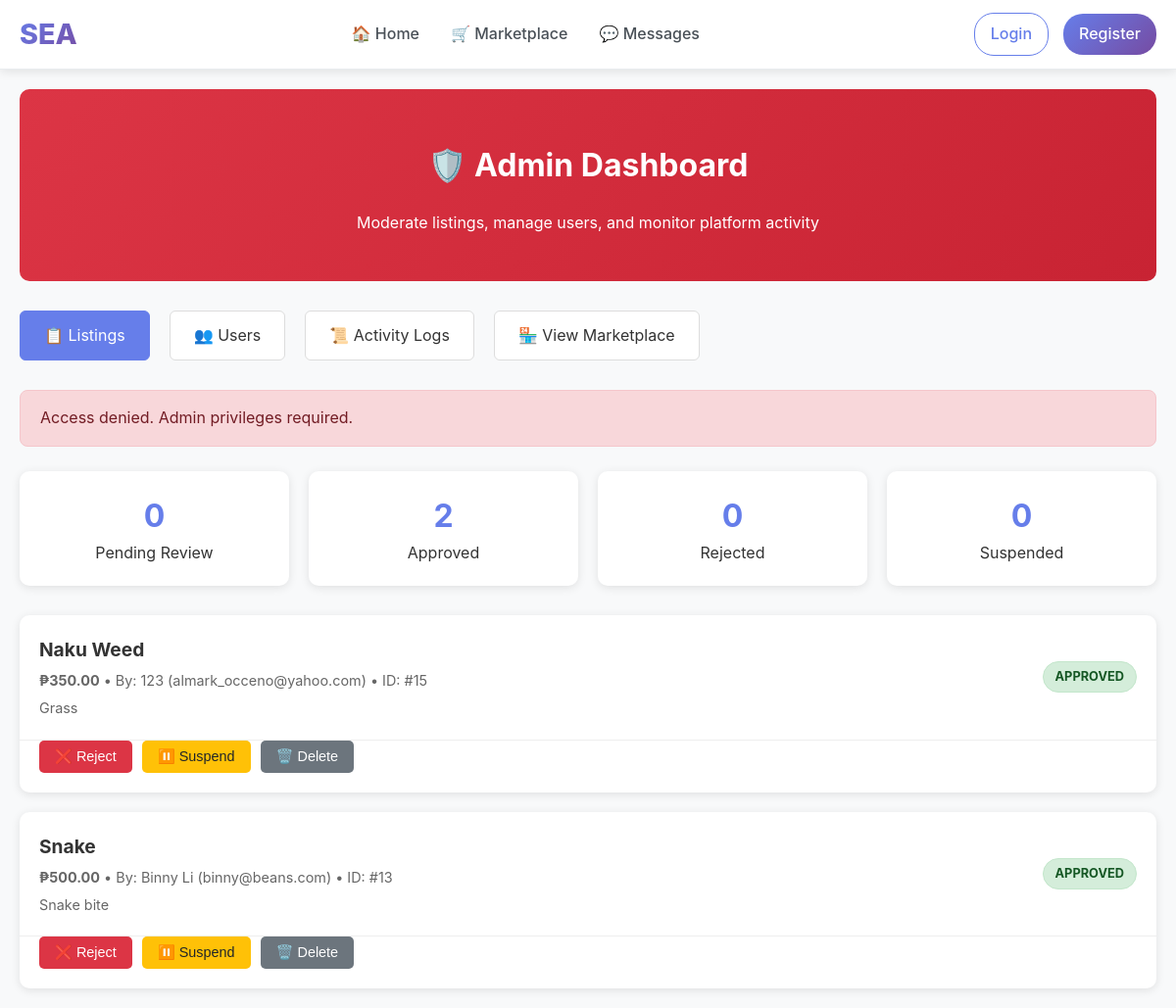
/admin, run on an earlier commit of the app's database.
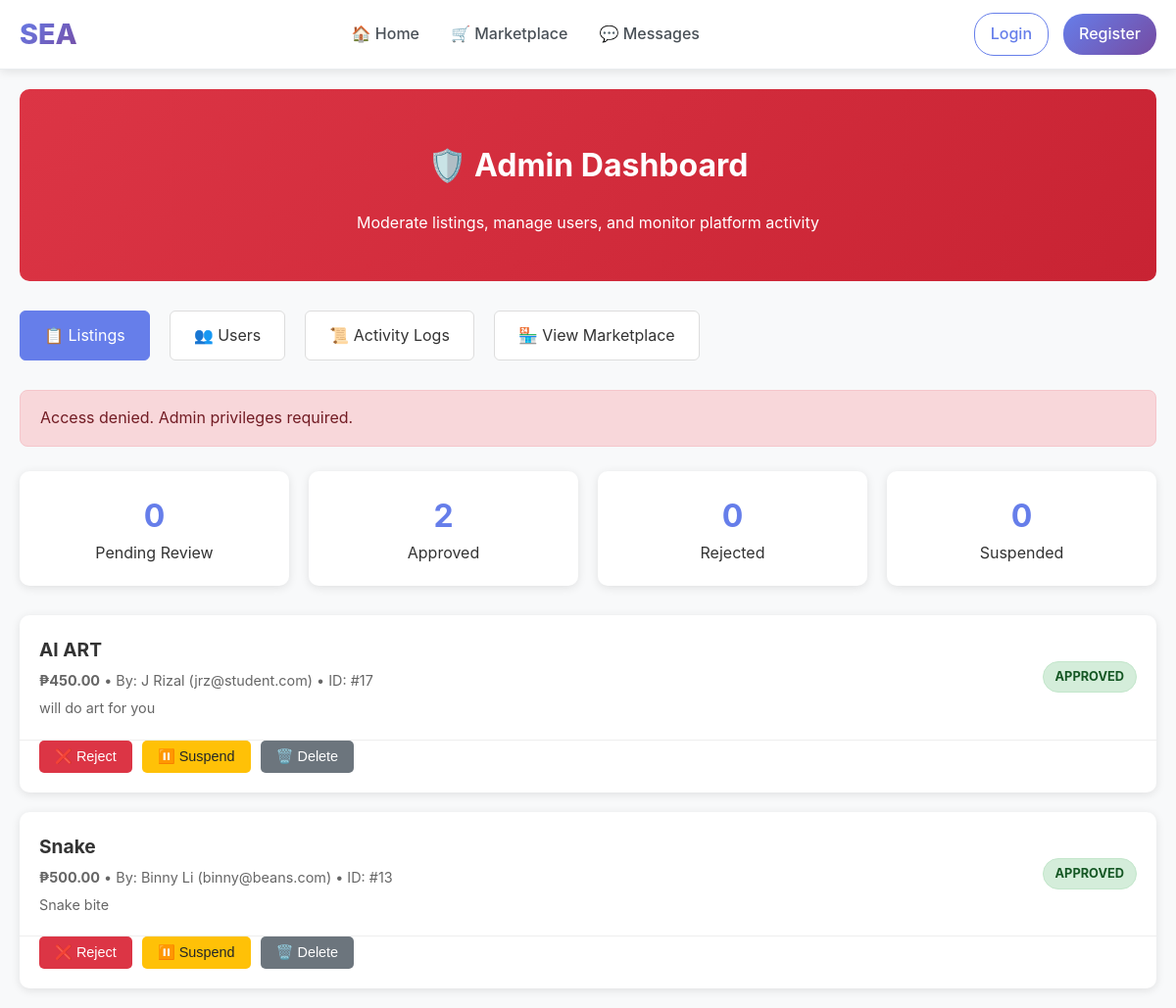
And on a later commit of the database.
### tables this page shows
CREATE TABLE items (
        item_id INTEGER PRIMARY KEY AUTOINCREMENT,
        student_id INTEGER,
        item_name TEXT NOT NULL,
        price REAL NOT NULL,
        description TEXT,
        image TEXT, contact TEXT, payment TEXT, status TEXT DEFAULT 'available', category TEXT DEFAULT "other", moderation_status TEXT DEFAULT 'approved',
        FOREIGN KEY (student_id) REFERENCES students(student_id)
    );

CREATE TABLE students (
        student_id INTEGER PRIMARY KEY AUTOINCREMENT,
        name TEXT NOT NULL,
        email TEXT UNIQUE NOT NULL,
        password TEXT NOT NULL,
        org TEXT
    , is_admin INTEGER DEFAULT 0);

### app.py (the view)
@app.route('/admin')
def admin_dashboard():
    if not require_admin():
        return redirect(url_for('home'))
    conn = get_db_connection()
    cur = conn.cursor()
    cur.execute("""
        SELECT i.*, s.name as seller_name, s.email as seller_email,
               (SELECT COUNT(*) FROM admin_actions WHERE target_type='item' AND target_id=i.item_id) as action_count
        FROM items i
        JOIN students s ON i.student_id = s.student_id
        ORDER BY i.item_id DESC
    """)
    items = [dict(row) for row in cur.fetchall()]
    cur.execute("SELECT moderation_status, COUNT(*) as count FROM items GROUP BY moderation_status")
    stats = dict(cur.fetchall())
    conn.close()
    return render_template('admin/dashboard.html', items=items, stats=stats)

### app.py (called while the page is built, shortened)
def get_db_connection():
    db_path = os.path.join(BASE_DIR, 'database', 'marketplace.db')
    conn = sqlite3.connect(db_path, timeout=30.0)
    conn.row_factory = sqlite3.Row
    conn.execute('PRAGMA journal_mode=WAL;')
    return conn

def require_login():
    if 'user_id' not in session:
        return False

@app.context_processor
def inject_csrf_token():
    return dict(csrf_token=generate_csrf_token)

@app.context_processor
def inject_admin_status():
    return dict(is_admin_user=is_admin())

def is_admin():
    if not require_login():
        return False

def require_admin():
    if not is_admin():
        flash("Access denied. Admin privileges required.", "error")
        return redirect(url_for('home'))
    return True

@app.template_filter('php')
def format_php(value):
    try:
        if value is None or value == '':
            return ''
        s = str(value).strip()
        s = s.replace(',', '').replace('₱', '').replace('PHP', '').strip()
        v = float(s)
        return f"₱{v:,.2f}"
    except Exception:
        return value

### templates/admin/dashboard.html (shortened to what this page needs)
{% extends "base.html" %}
{% block content %}
<div class="admin-page">
  <div class="admin-header">
    <h1>🛡️ Admin Dashboard</h1>
    <p>Moderate listings, manage users, and monitor platform activity</p>
  </div>
  <div class="admin-nav">
    <a href="{{ url_for('admin_dashboard') }}" class="active">📋 Listings</a>
    <a href="{{ url_for('admin_users') }}">👥 Users</a>
    <a href="{{ url_for('admin_logs') }}">📜 Activity Logs</a>
    <a href="{{ url_for('marketplace') }}">🏪 View Marketplace</a>
  </div>
  {% with messages = get_flashed_messages(with_categories=true) %}
    {% if messages %}
      {% for category, message in messages %}
        <div class="alert {{ category }}">
          {{ message }}
        </div>
      {% endfor %}
    {% endif %}
  {% endwith %}
  <div class="stats-grid">
    <div class="stat-card">
      <div class="stat-number">{{ stats.get('pending', 0) }}</div>
      <div>Pending Review</div>
    </div>
    <div class="stat-card">
      <div class="stat-number">{{ stats.get('approved', 0) }}</div>
      <div>Approved</div>
    </div>
    <div class="stat-card">
      <div class="stat-number">{{ stats.get('rejected', 0) }}</div>
      <div>Rejected</div>
    </div>
    <div class="stat-card">
      <div class="stat-number">{{ stats.get('suspended', 0) }}</div>
      <div>Suspended</div>
    </div>
  </div>
  <div class="items-grid">
    {% for item in items %}
    <div class="item-card">
      <div class="item-header">
        <div class="item-info">
          <div class="item-name">{{ item.item_name }}</div>
          <div class="item-meta">
            <strong>{{ item.price|php }}</strong> •
            By: {{ item.seller_name }} ({{ item.seller_email }}) •
            ID: #{{ item.item_id }}
          </div>
          <div class="item-meta" style="margin-top: 5px;">
            {{ item.description[:100] }}{% if item.description|length > 100 %}...{% endif %}
          </div>
        </div>
        <span class="status-badge status-{{ item.moderation_status }}">
          {{ item.moderation_status }}
        </span>
      </div>
      <div class="item-actions">
        {% if item.moderation_status != 'rejected' %}
          <form method="POST" action="{{ url_for('moderate_item', item_id=item.item_id, action='reject') }}" style="display: inline;">
            <button type="submit" class="btn-action btn-reject"
                    onclick="return confirm('Reject this listing?');">
              ❌ Reject
            </button>
          </form>
        {% endif %}
        {% if item.moderation_status != 'suspended' %}
          <form method="POST" action="{{ url_for('moderate_item', item_id=item.item_id, action='suspend') }}" style="display: inline;">
            <button type="submit" class="btn-action btn-suspend"
                    onclick="return confirm('Suspend this listing?');">
              ⏸️ Suspend
            </button>
          </form>
        {% endif %}
        <form method="POST" action="{{ url_for('moderate_item', item_id=item.item_id, action='delete') }}" style="display: inline;">
          <button type="submit" class="btn-action btn-delete"
                  onclick="return confirm('⚠️ PERMANENTLY DELETE this listing? This cannot be undone!');">
            🗑️ Delete
          </button>
        </form>
      </div>
    </div>
    {% endfor %}
  </div>
</div>
{% endblock %}

### templates/base.html (shortened to what this page needs)
<!DOCTYPE html>
<html lang="en">
<head>
</head>
<body data-user-id="{% if session.get('user_id') %}{{ session.get('user_id') }}{% endif %}"{% if other %} data-other-id="{{ other['student_id'] }}"{% endif %}>
<nav class="navbar">
  <div class="nav-container">
    <a href="{{ url_for('home') }}" class="nav-brand">SEA</a>
    <div class="nav-links" id="navLinks">
      <a href="{{ url_for('home') }}">🏠 Home</a>
      <a href="{{ url_for('marketplace') }}">🛒 Marketplace</a>
      <a href="{{ url_for('messages') }}">💬 Messages</a>
    </div>
    <div class="nav-user">
      {% if session.get('user_id') %}
        <span class="user-info">👋 {{ session.get('user_name') }}</span>
        <a href="{{ url_for('logout') }}" class="btn-logout">Logout</a>
      {% else %}
        <a href="{{ url_for('login') }}" class="btn-outline">Login</a>
        <a href="{{ url_for('register') }}" class="btn-primary">Register</a>
      {% endif %}
    </div>
  </div>
</nav>
<div class="main-content">
{% block content %}{% endblock %}
</div>
{% set is_chat_page = request.endpoint == 'chat_page' %}
</body>
</html>

### templates/base.html (style rules this page uses)
* { box-sizing: border-box; }
body { margin: 0; font-family: -apple-system, BlinkMacSystemFont, 'Segoe UI', Roboto, sans-serif; background: #f8f9fa; line-height: 1.6; color: #333; }
.main-content { min-height: calc(100vh - 80px); padding-top: 0; }
.navbar { background: white; padding: 12px 0; box-shadow: 0 2px 10px rgba(0, 0, 0, 0.1); border-bottom: 1px solid #e9ecef; position: sticky; top: 0; z-index: 1000; }
.nav-container { max-width: 1200px; margin: 0 auto; padding: 0 20px; display: flex; align-items: center; justify-content: space-between; flex-wrap: wrap; gap: 20px; }
.nav-brand { font-size: 1.8rem; font-weight: 800; color: #667eea; text-decoration: none; background: linear-gradient(135deg, #667eea 0%, #764ba2 100%); -webkit-background-clip: text; background-clip: text; -webkit-text-fill-color: transparent; }
.nav-links { display: flex; align-items: center; gap: 0; flex: 1; justify-content: center; flex-wrap: wrap; }
.nav-links a { color: #495057; text-decoration: none; padding: 10px 16px; border-radius: 6px; font-weight: 500; transition: all 0.2s ease; position: relative; }
.nav-user { display: flex; align-items: center; gap: 15px; flex-wrap: wrap; }
.nav-user a { color: #495057; text-decoration: none; padding: 8px 16px; border-radius: 20px; font-weight: 500; transition: all 0.2s ease; border: 1px solid transparent; }
.nav-user a.btn-primary { background: linear-gradient(135deg, #667eea 0%, #764ba2 100%); color: white; border: none; }
.nav-user a.btn-outline { border: 1px solid #667eea; color: #667eea; }

### templates/admin/dashboard.html (style rules this page uses)
.admin-page { padding: 20px; max-width: 1200px; margin: 0 auto; }
.admin-header { background: linear-gradient(135deg, #dc3545 0%, #c82333 100%); color: white; padding: 30px; border-radius: 10px; margin-bottom: 30px; text-align: center; }
.admin-nav { display: flex; gap: 20px; margin-bottom: 30px; flex-wrap: wrap; }
.admin-nav a { background: #fff; color: #333; padding: 12px 24px; border-radius: 6px; text-decoration: none; border: 1px solid #ddd; transition: all 0.3s ease; }
.admin-nav a:hover, .admin-nav a.active { background: #667eea; color: white; border-color: #667eea; }
.stats-grid { display: grid; grid-template-columns: repeat(auto-fit, minmax(200px, 1fr)); gap: 20px; margin-bottom: 30px; }
.stat-card { background: white; padding: 20px; border-radius: 10px; box-shadow: 0 2px 10px rgba(0,0,0,0.1); text-align: center; }
.stat-number { font-size: 2rem; font-weight: bold; color: #667eea; }
.items-grid { display: grid; gap: 20px; }
.item-card { background: white; border-radius: 10px; box-shadow: 0 2px 10px rgba(0,0,0,0.1); overflow: hidden; }
.item-header { display: flex; justify-content: space-between; align-items: center; padding: 20px; border-bottom: 1px solid #eee; }
.item-info { flex: 1; }
.item-name { font-size: 1.2rem; font-weight: bold; margin-bottom: 5px; }
.item-meta { color: #666; font-size: 0.9rem; }
.status-badge { padding: 5px 12px; border-radius: 20px; font-size: 0.8rem; font-weight: bold; text-transform: uppercase; }
.status-approved { background: #d4edda; color: #155724; border: 1px solid #c3e6cb; }
.item-actions { display: flex; gap: 10px; padding: 0 20px 20px; }
.btn-action { padding: 8px 16px; border: none; border-radius: 5px; cursor: pointer; font-size: 0.9rem; text-decoration: none; display: inline-block; transition: all 0.3s ease; }
.btn-reject { background: #dc3545; color: white; }
.btn-suspend { background: #ffc107; color: #212529; }
.btn-delete { background: #6c757d; color: white; }
.alert { padding: 15px 20px; border-radius: 8px; margin-bottom: 25px; }
.alert.error { background: #f8d7da; color: #721c24; border: 1px solid #f5c6cb; }

What changed in the data, as far as the page shows it:
removed items: item_name "Naku Weed", price|php "₱350.00", seller_name "123", seller_email "almark_occeno@yahoo.com", item_id "15", description "Grass", moderation_status "APPROVED"
added items: item_name "AI ART", price|php "₱450.00", seller_name "J Rizal", seller_email "jrz@student.com", item_id "17", description "will do art for you", moderation_status "APPROVED"
